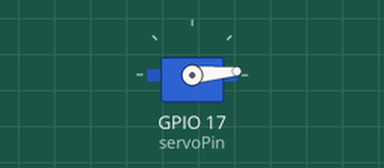
Recording of a sketch running on a simulated ESP32. Shown: servo.

Above: at 0.05 s.
At 0.55 s:
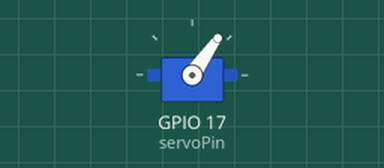
At 1.3 s:
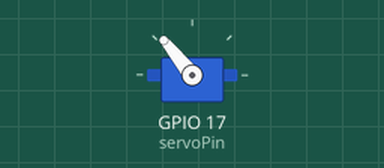
At 2.6 s:
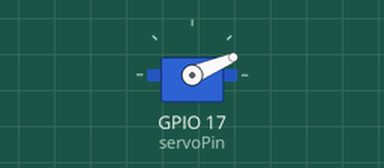
Timing chart, 0 to 6.2 s (numbered marks = the images above):
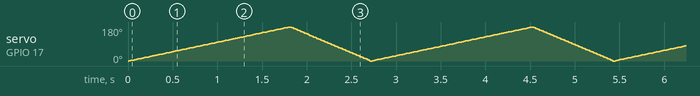

The sketch:

test_servo.ino
```cpp
#include <ESP32Servo.h>

// Este código ha sido testado con un servo SG90
Servo myServo;
const int servoPin = 17;

// Se definen el mínimo y máximo ancho del pulso para el servo
const int minPulseWidth = 500; // 0.5 ms
const int maxPulseWidth = 2500; // 2.5 ms

void setup() {
  // Se enlaza el servo al pin especificado y se le asigna el rango ge pulsos
  myServo.attach(servoPin, minPulseWidth, maxPulseWidth);
  myServo.setPeriodHertz(50); // Standard 50Hz servo
}

void loop() {
  // Rota el servo de 0 a 180 grados
  for (int angle = 0; angle <= 180; angle++) {
    int pulseWidth = map(angle, 0, 180, minPulseWidth, maxPulseWidth);
    myServo.writeMicroseconds(pulseWidth);
    delay(10);
  }
  // Rota el servo de 180 a 0 grados más rápido
  for (int angle = 180; angle >= 0; angle--) {
    int pulseWidth = map(angle, 0, 180, minPulseWidth, maxPulseWidth);
    myServo.writeMicroseconds(pulseWidth);
    delay(5);
  }
}
```
